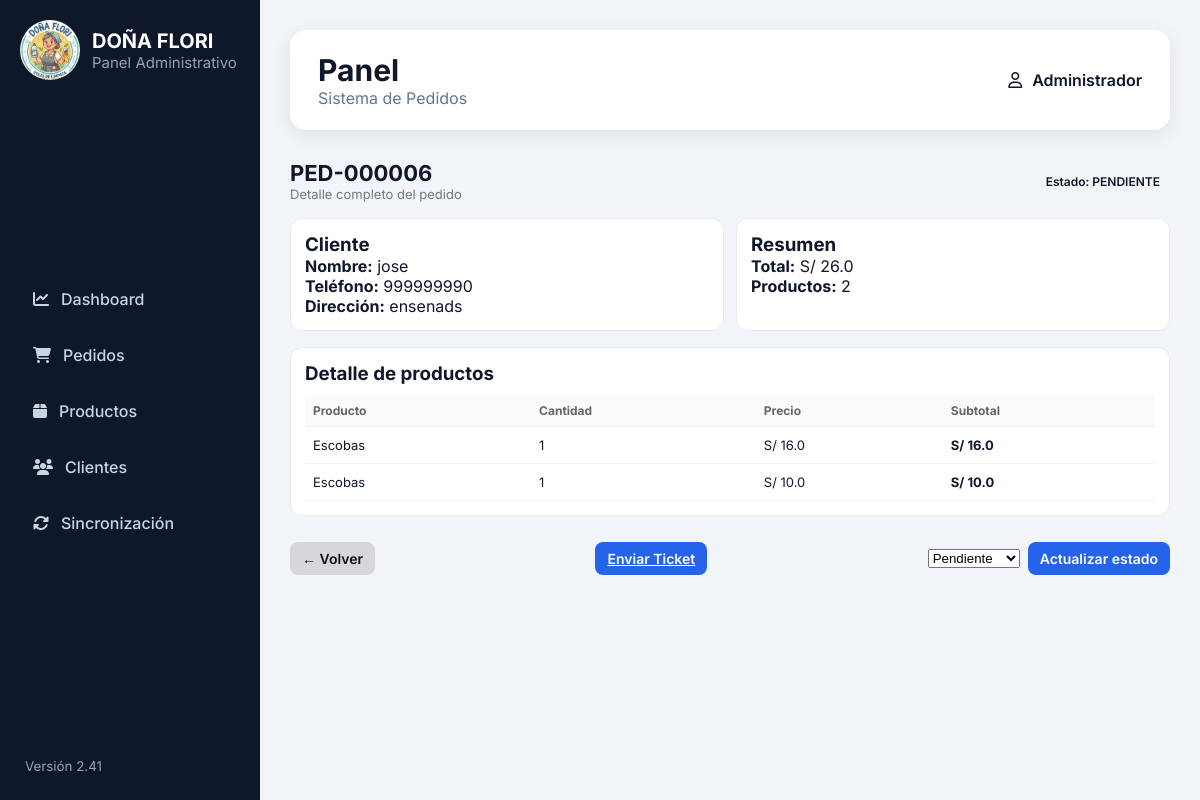
The page /admin/pedido/6 on the database as committed earlier.
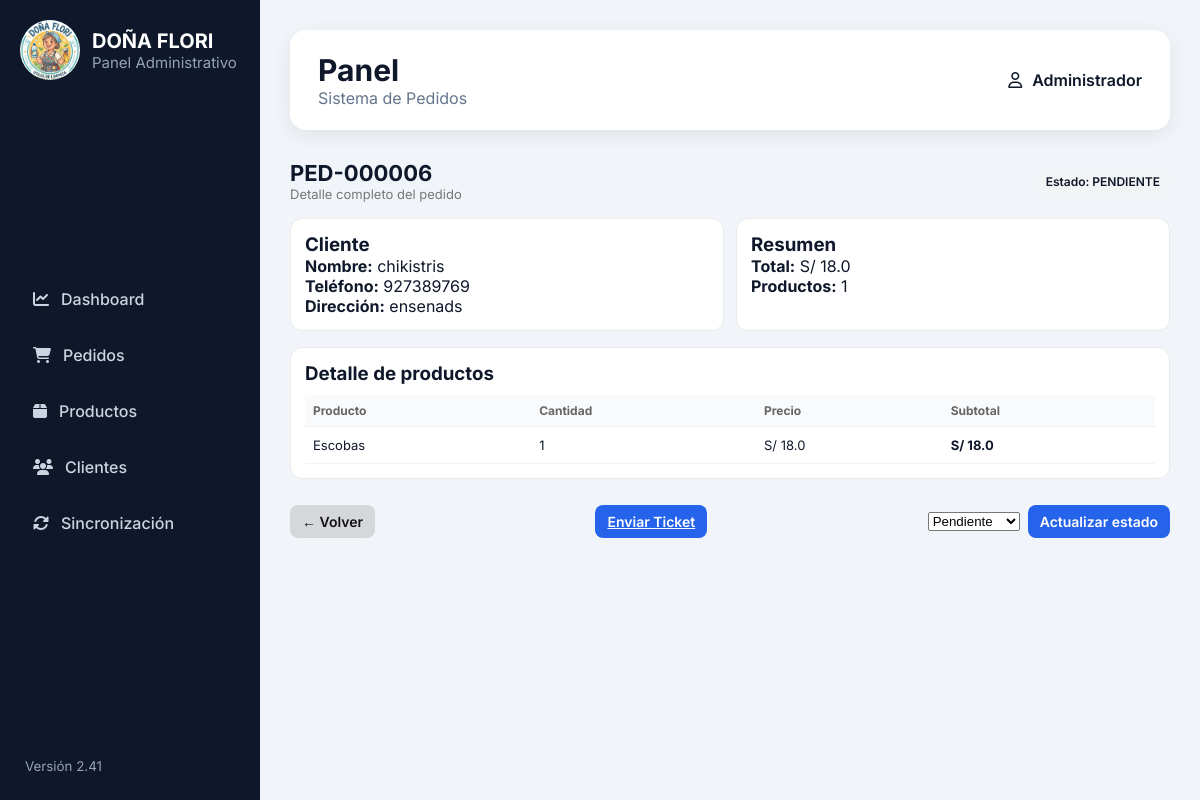
The same page on the database as committed later.
### tables this page shows
CREATE TABLE clientes(

            id INTEGER PRIMARY KEY AUTOINCREMENT,

            nombre TEXT NOT NULL,

            telefono TEXT UNIQUE,

            direccion TEXT,

            referencia TEXT,

            fecha_registro TEXT DEFAULT CURRENT_TIMESTAMP,

            ultima_compra TEXT,

            activo INTEGER DEFAULT 1                   
        );

CREATE TABLE pedidos(

            id INTEGER PRIMARY KEY AUTOINCREMENT,

            numero TEXT UNIQUE,

            cliente_id INTEGER,

            fecha TEXT,
                   
            estado TEXT,

            subtotal REAL,

            delivery REAL DEFAULT 0,

            descuento REAL DEFAULT 0,

            total REAL,


            observaciones TEXT,

            fecha_actualizacion TEXT,

            usuario TEXT,

            FOREIGN KEY(cliente_id)
            REFERENCES clientes(id)

        );

CREATE TABLE detalle_pedido(

            id INTEGER PRIMARY KEY AUTOINCREMENT,

            pedido_id INTEGER,

            producto_codigo TEXT,

            producto TEXT,

            marca TEXT,

            presentacion TEXT,

            cantidad INTEGER,

            precio_unitario REAL,

            subtotal REAL,

            FOREIGN KEY(pedido_id)
            REFERENCES pedidos(id)

        );

### app.py (the view)
@app.route("/admin/pedido/<int:pedido_id>")
def admin_detalle_pedido(pedido_id):
    pedido = obtener_pedido_completo(pedido_id)
    return render_template(
        "admin/detalle_pedido.html",
        pedido=pedido
    )

### services/database_service.py (called while the page is built)
def conectar():
    conexion = sqlite3.connect(DATABASE)
    conexion.row_factory = sqlite3.Row
    return conexion

### services/pedido_service.py (called while the page is built)
def obtener_pedido_detalle(pedido_id):
    conn = conectar()
    cursor = conn.cursor()
    cursor.execute("""
        SELECT

            producto_codigo,
            producto,
            marca,
            presentacion,
            cantidad,
            precio_unitario,
            subtotal

        FROM detalle_pedido

        WHERE pedido_id = ?

        ORDER BY id
    """, (pedido_id,))
    rows = cursor.fetchall()
    conn.close()
    detalle = []
    for row in rows:
        detalle.append({
            "codigo": row["producto_codigo"],
            "producto": row["producto"],
            "marca": row["marca"],
            "presentacion": row["presentacion"],
            "cantidad": row["cantidad"],
            "precio_unitario": row["precio_unitario"],
            "subtotal": row["subtotal"]
        })
    return detalle

### templates/admin/detalle_pedido.html (shortened to what this page needs)
{% extends "admin/base_admin.html" %}
{% block content %}
<div class="erp-container">
    <div class="erp-header">
        <div>
            <h1 class="erp-title">{{ pedido.numero }}</h1>
            <p class="erp-subtitle">Detalle completo del pedido</p>
        </div>
        <div class="badge-status">
            Estado: {{ pedido.estado }}
        </div>
    </div>
    <div class="erp-grid">
        <div class="erp-card">
            <h3>Cliente</h3>
            <p><strong>Nombre:</strong> {{ pedido.cliente.nombre }}</p>
            <p><strong>Teléfono:</strong> {{ pedido.cliente.telefono }}</p>
            <p><strong>Dirección:</strong> {{ pedido.cliente.direccion }}</p>
        </div>
        <div class="erp-card">
            <h3>Resumen</h3>
            <p><strong>Total:</strong> S/ {{ pedido.total }}</p>
            <p><strong>Productos:</strong> {{ pedido.detalle|length }}</p>
        </div>
    </div>
    <div class="erp-card full">
        <h3>Detalle de productos</h3>
        <table class="erp-table">
            <thead>
                <tr>
                    <th>Producto</th>
                    <th>Cantidad</th>
                    <th>Precio</th>
                    <th>Subtotal</th>
                </tr>
            </thead>
            <tbody>
                {% for item in pedido.detalle %}
                <tr>
                    <td>{{ item.producto }}</td>
                    <td>{{ item.cantidad }}</td>
                    <td>S/ {{ item.precio_unitario }}</td>
                    <td><strong>S/ {{ item.subtotal }}</strong></td>
                </tr>
                {% endfor %}
            </tbody>
        </table>
    </div>
    <div class="erp-actions">
        <a href="/admin/pedidos" class="btn-secondary">
            ← Volver
        </a>
        <a href="/admin/ticket/{{ pedido.id }}"
        class="btn-primary">
            Enviar Ticket
        </a>
    <div class="erp-status-update">
        <form method="POST" action="/admin/pedido/{{ pedido.id }}/estado">
            <select name="estado" class="input">
                <option value="PENDIENTE"
                {% if pedido.estado=="PENDIENTE" %}selected{% endif %}>
                    Pendiente
                </option>
            </select>
            <button class="btn-primary" type="submit">
                Actualizar estado
            </button>
        </form>
    </div>
</div>
{% endblock %}

Rows that differ between the two databases and show on the page:
no longer on this page (row edited): detalle_pedido: producto "Escobas", cantidad "1", precio_unitario "16.0", subtotal "16.0"
no longer on this page (row edited): detalle_pedido: producto "Escobas", cantidad "1", precio_unitario "10.0", subtotal "10.0"
changed pedidos "PED-000006": total "26.0" → "18.0"
changed clientes "ensenads": cliente.nombre "jose" → "chikistris"; cliente.telefono "999999990" → "927389769"
now on this page (row edited): detalle_pedido: producto "Escobas", cantidad "1", precio_unitario "18.0", subtotal "18.0"
Other text that changed with them:
{{ pedido.detalle|length }}: "2" → "1"
